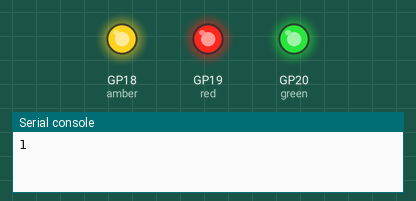
Recording of a program running on a simulated Raspberry Pi Pico running MicroPython. On the bench: output pins drawn as LEDs (lit = HIGH), the last lines printed to the serial console. At 10.0 s the program stops and its outputs stay as they are.

Above: at 0.2 s.
At 1.7 s:
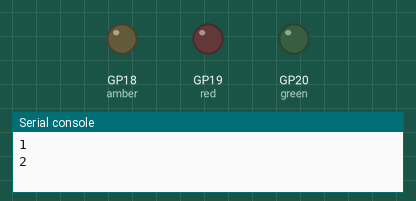
Timing chart, 0 to 3.0 s (numbered marks = the images above):
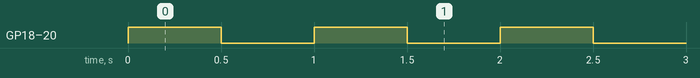

The program:

Day2.2.py
```python
# Imports
from machine import Pin
import time

#Set up our LED names and GPIO pin numbers
red = Pin(19, Pin.OUT)
amber = Pin(18, Pin.OUT)
green = Pin(20, Pin.OUT)

counter = 1 # Set the counter to start at 1

while counter < 11: # While count is less than 11...

    print(counter) # Print the current counter

    # LEDs all on
    red.value(1)
    amber.value(1)
    green.value(1)

    time.sleep(0.5) # Wait half a second

    # LEDs all off
    red.value(0)
    amber.value(0)
    green.value(0)

    time.sleep(0.5) # Wait half a second

    counter += 1 # Add 1 to our counter
```

Measured:
- by itself, GP18 (amber), GP19 (red), GP20 (green): alternates HIGH for 0.50 s and LOW for 0.50 s, 20 changes in all, then stays LOW
